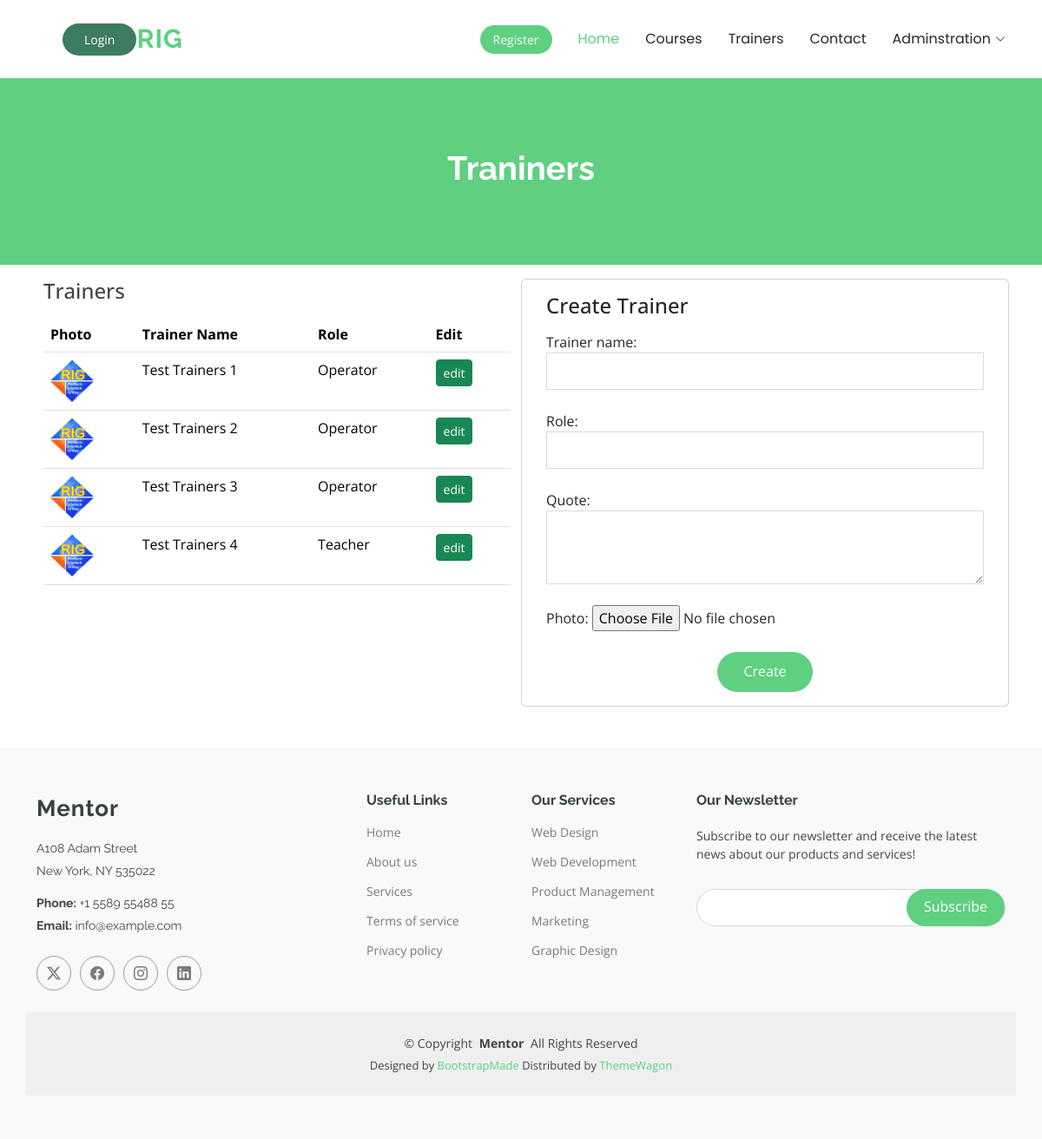
Page /trainer/create/ on the committed database.
### myapp/models.py (models this page shows, shortened)
class Trainers(models.Model):
    trainer_name = models.CharField(max_length=255)
    role = models.CharField(max_length=255)
    photo = models.ImageField(upload_to='trainers')
    quote = models.TextField()
    created_at = models.DateTimeField(auto_now_add=True)
    updated_at = models.DateTimeField(auto_now=True)

### myapp/views.py (the view, shortened to what this page needs)
# urls.py: path('trainer/create/', CreateTrainer.as_view(), name='CreateTrainer'),
class CreateTrainer(View):
    def get(self, request):
        fm = TrainersCreateForm()
        trainers = Trainers.objects.all()
        context = {'fm':fm, 'trainers':trainers}
        return render(request, 'CreateTrainer.html', context)

### myapp/forms.py
class TrainersCreateForm(forms.ModelForm):
    class Meta:
        model = Trainers
        fields = ['trainer_name', 'role','quote', 'photo']
        widgets = {
                   'trainer_name': forms.TextInput(attrs={'class': 'form-control'}),
                   'role': forms.TextInput(attrs={'class': 'form-control'}),
                   'quote': forms.Textarea(attrs={'class': 'form-control', 'rows':3}),
                   }

### templates/CreateTrainer.html (shortened to what this page needs)
{% extends 'base.html' %}
{% load static %}
{% block content %}
<main class="main">
    <div class="page-title" data-aos="fade">
      <div class="heading">
        <div class="container">
          <div class="row d-flex justify-content-center text-center">
            <div class="col-lg-8">
              <h1>Traniners </h1>
            </div>
          </div>
        </div>
      </div>
    </div>
    <section id="contact" class="contact section">
      <div class="container" data-aos="fade-up" data-aos-delay="100">
        <div class="row gy-4 p-2">
          <div class="col-lg-6">
            <div class="mb-3 h4">Trainers</div>
            <table class="table">
                <thead>
                  <tr>
                    <th scope="col">Photo</th>
                    <th scope="col">Trainer Name</th>
                    <th scope="col">Role</th>
                    <th scope="col">Edit</th>
                  </tr>
                </thead>
                <tbody>
                    {% for i in trainers %}
                  <tr>
                    <th scope="row"> <img src="{{i.photo.url}}" alt="trainer" width="50px"></th>
                    <td>{{i.trainer_name}}</td>
                    <td>{{i.role}}</td>
                    <td><a href="#" class="btn btn-sm btn-success">edit</a></td>
                  </tr>
                  {% endfor %}
                </tbody>
              </table>
          </div>
          <div class="col-lg-6 card">
            <div class="card-body">
                <div class="card-title h4 mb-3">Create Trainer</div>
            <form action="" method="post" class="php-email-form" enctype="multipart/form-data">{% csrf_token %}
              <div class="row gy-4">
                {{fm}}
                <div class="col-md-12 text-center">
                  <button type="submit">Create</button>
                </div>
              </div>
            </form>
        </div>
          </div>
        </div>
      </div>
    </section>
  </main>
{% endblock content %}

### static/assets/css/main.css (style rules this page uses)
:root { --default-font: "Open Sans", system-ui, -apple-system, "Segoe UI", Roboto, "Helvetica Neue", Arial, "Noto Sans", "Liberation Sans", sans-serif, "Apple Color Emoji", "Segoe UI Emoji", "Segoe UI Symbol", "Noto Color Emoji"; --heading-font: "Raleway", sans-serif; --nav-font: "Poppins", sans-serif; }
:root { --background-color: #ffffff; --default-color: #444444; --heading-color: #37423b; --accent-color: #5fcf80; --surface-color: #ffffff; --contrast-color: #ffffff; --loginbtn-color: #3d7c60; }
:root { --nav-color: #272828; --nav-hover-color: #5fcf80; --nav-mobile-background-color: #ffffff; --nav-dropdown-background-color: #ffffff; --nav-dropdown-color: #272828; --nav-dropdown-hover-color: #5fcf80; }
:root { scroll-behavior: smooth; }
body { color: var(--default-color); background-color: var(--background-color); font-family: var(--default-font); }
a { color: var(--accent-color); text-decoration: none; transition: 0.3s; }
h1, h2, h3, h4, h5, h6 { color: var(--heading-color); font-family: var(--heading-font); }
.page-title { --default-color: var(--contrast-color); --background-color: var(--accent-color); --heading-color: var(--contrast-color); color: var(--default-color); background-color: var(--background-color); position: relative; }
.page-title .heading { padding: 80px 0; border-top: 1px solid color-mix(in srgb, var(--default-color), transparent 90%); }
.page-title .heading h1 { font-size: 38px; font-weight: 700; }
section, .section { color: var(--default-color); background-color: var(--background-color); padding: 60px 0; scroll-margin-top: 900px; overflow: clip; }
.contact { padding-top: 8px; padding-bottom: 40px; }
.contact .php-email-form { height: 100%; }
.contact .php-email-form input[type=text], .contact .php-email-form input[type=email], .contact .php-email-form input[type=password], .contact .php-email-form textarea { font-size: 14px; padding: 10px 15px; box-shadow: none; border-radius: 0; color: var(--default-color); background-color: color-mix(in srgb, var(--background-color), transparent 50%); border-color: color-mix(in srgb, var(--default-color), transparent 80%); }
.contact .php-email-form input[type=text]::placeholder, .contact .php-email-form input[type=email]::placeholder, .contact .php-email-form input[type=password]::placeholder, .contact .php-email-form textarea::placeholder { color: color-mix(in srgb, var(--default-color), transparent 70%); }
.contact .php-email-form button[type=submit] { color: var(--contrast-color); background: var(--accent-color); border: 0; padding: 10px 30px 12px 30px; transition: 0.4s; border-radius: 50px; }

### rows in the picture
Trainers: photo (picture), trainer_name "Test Trainers 1", role "Operator"
Trainers: photo (picture), trainer_name "Test Trainers 2", role "Operator"
Trainers: photo (picture), trainer_name "Test Trainers 3", role "Operator"
Trainers: photo (picture), trainer_name "Test Trainers 4", role "Teacher"
